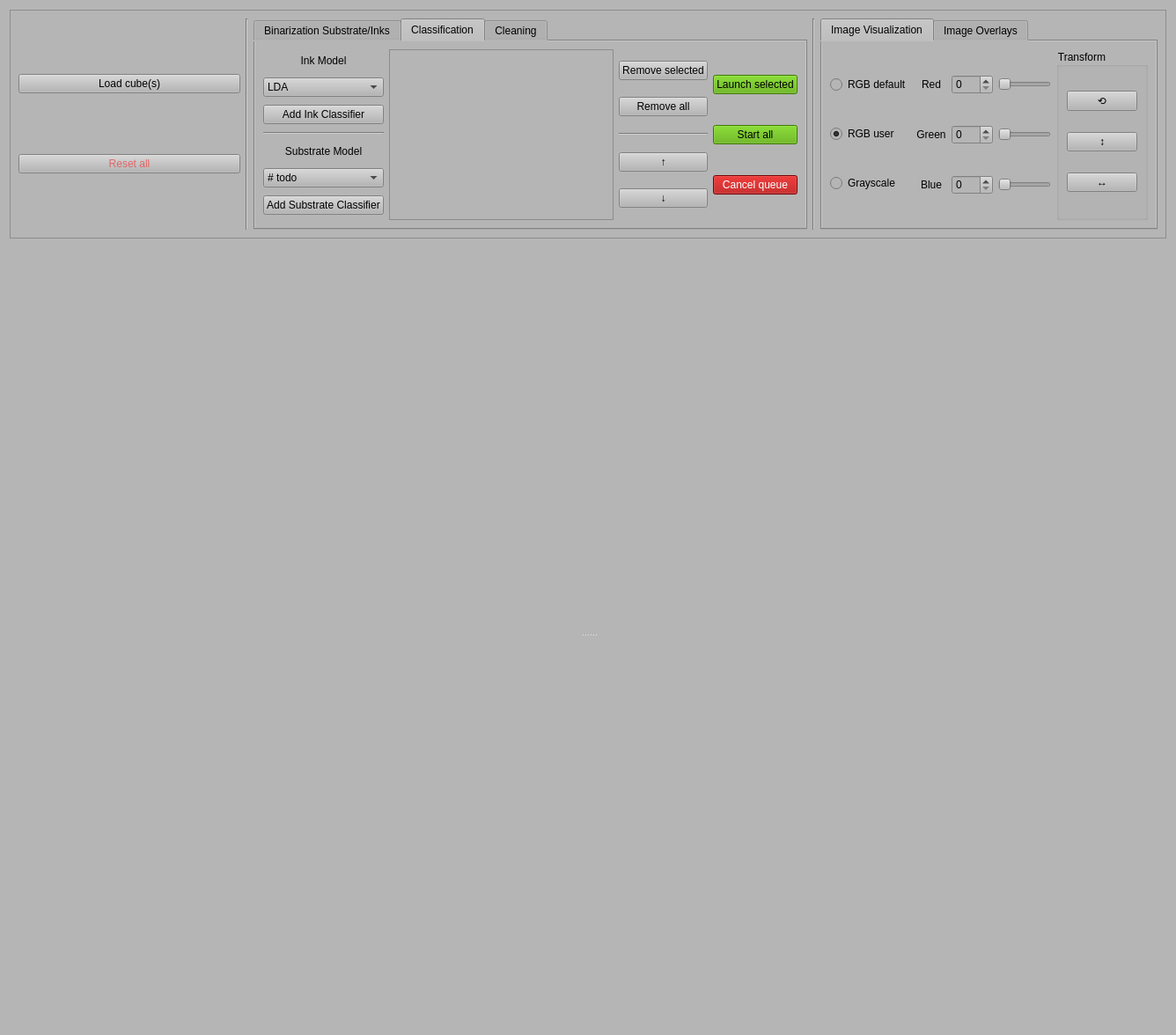
<?xml version="1.0" encoding="UTF-8"?>
<ui version="4.0">
 <class>IdentificationWidget</class>
 <widget class="QWidget" name="IdentificationWidget">
  <property name="geometry">
   <rect>
    <x>0</x>
    <y>0</y>
    <width>1336</width>
    <height>1176</height>
   </rect>
  </property>
  <property name="sizePolicy">
   <sizepolicy hsizetype="Preferred" vsizetype="Fixed">
    <horstretch>0</horstretch>
    <verstretch>0</verstretch>
   </sizepolicy>
  </property>
  <property name="styleSheet">
   <string notr="true">background-color: rgb(181, 181, 181);</string>
  </property>
  <layout class="QVBoxLayout" name="verticalLayout" stretch="0,6">
   <item>
    <widget class="QFrame" name="frame">
     <property name="autoFillBackground">
      <bool>false</bool>
     </property>
     <property name="frameShape">
      <enum>QFrame::StyledPanel</enum>
     </property>
     <property name="frameShadow">
      <enum>QFrame::Raised</enum>
     </property>
     <layout class="QHBoxLayout" name="horizontalLayout_2" stretch="2,1,5,1,3">
      <item>
       <layout class="QVBoxLayout" name="verticalLayout_7">
        <item>
         <widget class="QPushButton" name="pushButton_load">
          <property name="text">
           <string>Load cube(s)</string>
          </property>
         </widget>
        </item>
        <item>
         <widget class="QPushButton" name="pushButton_reset">
          <property name="toolTip">
           <string>Reset all data loaded in the tool.</string>
          </property>
          <property name="styleSheet">
           <string notr="true">color: rgba(255, 0, 0, 125);</string>
          </property>
          <property name="text">
           <string>Reset all</string>
          </property>
         </widget>
        </item>
       </layout>
      </item>
      <item>
       <widget class="Line" name="line_4">
        <property name="orientation">
         <enum>Qt::Vertical</enum>
        </property>
       </widget>
      </item>
      <item>
       <widget class="QTabWidget" name="tabWidget">
        <property name="currentIndex">
         <number>1</number>
        </property>
        <widget class="QWidget" name="tabWidgetPage2">
         <attribute name="title">
          <string>Binarization Substrate/Inks</string>
         </attribute>
         <layout class="QVBoxLayout" name="verticalLayout_5">
          <item>
           <layout class="QGridLayout" name="gridLayout">
            <item row="0" column="0">
             <widget class="QLabel" name="label_bin_algorith_choice">
              <property name="text">
               <string>Binarization algorithm : </string>
              </property>
              <property name="alignment">
               <set>Qt::AlignCenter</set>
              </property>
             </widget>
            </item>
            <item row="0" column="1">
             <widget class="QComboBox" name="comboBox_bin_algorith_choice">
              <item>
               <property name="text">
                <string>Bradley</string>
               </property>
              </item>
              <item>
               <property name="text">
                <string>Wolf</string>
               </property>
              </item>
              <item>
               <property name="text">
                <string>Sauvola</string>
               </property>
              </item>
              <item>
               <property name="text">
                <string>Otsu</string>
               </property>
              </item>
              <item>
               <property name="text">
                <string>Niblack</string>
               </property>
              </item>
             </widget>
            </item>
            <item row="1" column="0">
             <widget class="QLabel" name="label_bin_k">
              <property name="maximumSize">
               <size>
                <width>16777215</width>
                <height>20</height>
               </size>
              </property>
              <property name="text">
               <string>k</string>
              </property>
              <property name="alignment">
               <set>Qt::AlignCenter</set>
              </property>
             </widget>
            </item>
            <item row="1" column="1">
             <widget class="QLabel" name="label_padding_mode">
              <property name="maximumSize">
               <size>
                <width>16777215</width>
                <height>20</height>
               </size>
              </property>
              <property name="text">
               <string>Padding</string>
              </property>
              <property name="alignment">
               <set>Qt::AlignCenter</set>
              </property>
             </widget>
            </item>
            <item row="1" column="2">
             <widget class="QLabel" name="label_bin_window_size">
              <property name="maximumSize">
               <size>
                <width>16777215</width>
                <height>20</height>
               </size>
              </property>
              <property name="text">
               <string>window</string>
              </property>
             </widget>
            </item>
            <item row="2" column="0">
             <widget class="QDoubleSpinBox" name="doubleSpinBox_bin_k">
              <property name="singleStep">
               <double>0.100000000000000</double>
              </property>
              <property name="value">
               <double>10.000000000000000</double>
              </property>
             </widget>
            </item>
            <item row="2" column="1">
             <widget class="QComboBox" name="comboBox_padding_mode">
              <item>
               <property name="text">
                <string>replicate</string>
               </property>
              </item>
              <item>
               <property name="text">
                <string>symmetric</string>
               </property>
              </item>
              <item>
               <property name="text">
                <string>circular</string>
               </property>
              </item>
              <item>
               <property name="text">
                <string>constant</string>
               </property>
              </item>
             </widget>
            </item>
            <item row="2" column="2">
             <widget class="QSpinBox" name="spinBox_bin_window_size">
              <property name="value">
               <number>3</number>
              </property>
             </widget>
            </item>
            <item row="3" column="0" colspan="3">
             <widget class="QPushButton" name="pushButton_launch_bin">
              <property name="text">
               <string>Launch Binarization</string>
              </property>
             </widget>
            </item>
           </layout>
          </item>
         </layout>
        </widget>
        <widget class="QWidget" name="tab">
         <attribute name="title">
          <string>Classification</string>
         </attribute>
         <layout class="QHBoxLayout" name="horizontalLayout">
          <item>
           <layout class="QVBoxLayout" name="verticalLayout_4">
            <item>
             <widget class="QLabel" name="label_clas_ink_model">
              <property name="maximumSize">
               <size>
                <width>16777215</width>
                <height>20</height>
               </size>
              </property>
              <property name="text">
               <string>Ink Model</string>
              </property>
              <property name="alignment">
               <set>Qt::AlignCenter</set>
              </property>
             </widget>
            </item>
            <item>
             <widget class="QComboBox" name="comboBox_clas_ink_model">
              <item>
               <property name="text">
                <string>LDA</string>
               </property>
              </item>
              <item>
               <property name="text">
                <string>KNN</string>
               </property>
              </item>
              <item>
               <property name="text">
                <string>RDF</string>
               </property>
              </item>
              <item>
               <property name="text">
                <string>SVM</string>
               </property>
              </item>
              <item>
               <property name="text">
                <string>CNN 1D</string>
               </property>
              </item>
             </widget>
            </item>
            <item>
             <widget class="QPushButton" name="pushButton_clas_add_ink">
              <property name="text">
               <string>Add Ink Classifier</string>
              </property>
             </widget>
            </item>
            <item>
             <widget class="Line" name="line_2">
              <property name="orientation">
               <enum>Qt::Horizontal</enum>
              </property>
             </widget>
            </item>
            <item>
             <widget class="QLabel" name="label_clas_substrate_model">
              <property name="maximumSize">
               <size>
                <width>16777215</width>
                <height>20</height>
               </size>
              </property>
              <property name="text">
               <string>Substrate Model</string>
              </property>
              <property name="alignment">
               <set>Qt::AlignCenter</set>
              </property>
             </widget>
            </item>
            <item>
             <widget class="QComboBox" name="comboBox_clas_substrate_model">
              <item>
               <property name="text">
                <string># todo</string>
               </property>
              </item>
             </widget>
            </item>
            <item>
             <widget class="QPushButton" name="pushButton_clas_add_substrate">
              <property name="text">
               <string>Add Substrate Classifier</string>
              </property>
             </widget>
            </item>
           </layout>
          </item>
          <item>
           <widget class="QTableWidget" name="tableWidget_classificationList"/>
          </item>
          <item>
           <layout class="QVBoxLayout" name="verticalLayout_3">
            <item>
             <widget class="QPushButton" name="pushButton_clas_remove">
              <property name="text">
               <string>Remove selected</string>
              </property>
             </widget>
            </item>
            <item>
             <widget class="QPushButton" name="pushButton_clas_remove_all">
              <property name="text">
               <string>Remove all</string>
              </property>
             </widget>
            </item>
            <item>
             <widget class="Line" name="line_3">
              <property name="orientation">
               <enum>Qt::Horizontal</enum>
              </property>
             </widget>
            </item>
            <item>
             <widget class="QPushButton" name="pushButton_clas_up">
              <property name="text">
               <string>↑</string>
              </property>
             </widget>
            </item>
            <item>
             <widget class="QPushButton" name="pushButton_clas_down">
              <property name="text">
               <string>↓</string>
              </property>
             </widget>
            </item>
           </layout>
          </item>
          <item>
           <layout class="QVBoxLayout" name="verticalLayout_6">
            <item>
             <widget class="QPushButton" name="pushButton_clas_start_selected">
              <property name="styleSheet">
               <string notr="true">background-color: rgb(85, 170, 0);</string>
              </property>
              <property name="text">
               <string>Launch selected</string>
              </property>
             </widget>
            </item>
            <item>
             <widget class="QPushButton" name="pushButton_clas_start">
              <property name="styleSheet">
               <string notr="true">background-color: rgb(85, 170, 0);</string>
              </property>
              <property name="text">
               <string>Start all</string>
              </property>
             </widget>
            </item>
            <item>
             <widget class="QPushButton" name="pushButton_clas_stop">
              <property name="styleSheet">
               <string notr="true">background-color: rgb(170, 0, 0);
color: rgb(255, 255, 255);</string>
              </property>
              <property name="text">
               <string>Cancel queue</string>
              </property>
             </widget>
            </item>
           </layout>
          </item>
         </layout>
        </widget>
        <widget class="QWidget" name="tab_2">
         <attribute name="title">
          <string>Cleaning</string>
         </attribute>
         <layout class="QHBoxLayout" name="horizontalLayout_3">
          <item>
           <widget class="QLabel" name="label">
            <property name="text">
             <string># TO DO</string>
            </property>
            <property name="alignment">
             <set>Qt::AlignCenter</set>
            </property>
           </widget>
          </item>
         </layout>
        </widget>
       </widget>
      </item>
      <item>
       <widget class="Line" name="line">
        <property name="orientation">
         <enum>Qt::Vertical</enum>
        </property>
       </widget>
      </item>
      <item>
       <widget class="QTabWidget" name="tabWidget_2">
        <property name="currentIndex">
         <number>0</number>
        </property>
        <widget class="QWidget" name="tabWidgetPage1_2">
         <attribute name="title">
          <string>Image Visualization</string>
         </attribute>
         <layout class="QHBoxLayout" name="horizontalLayout_5">
          <item>
           <layout class="QHBoxLayout" name="horizontalLayout_6">
            <item>
             <layout class="QVBoxLayout" name="verticalLayout_8">
              <item>
               <widget class="QRadioButton" name="radioButton_rgb_default">
                <property name="text">
                 <string>RGB default</string>
                </property>
                <property name="checked">
                 <bool>false</bool>
                </property>
               </widget>
              </item>
              <item>
               <widget class="QRadioButton" name="radioButton_rgb_user">
                <property name="enabled">
                 <bool>true</bool>
                </property>
                <property name="text">
                 <string>RGB user</string>
                </property>
                <property name="checked">
                 <bool>true</bool>
                </property>
               </widget>
              </item>
              <item>
               <widget class="QRadioButton" name="radioButton_grayscale">
                <property name="text">
                 <string>Grayscale</string>
                </property>
               </widget>
              </item>
             </layout>
            </item>
            <item>
             <layout class="QGridLayout" name="gridLayout_RGBchannels_4">
              <item row="1" column="1">
               <widget class="QSpinBox" name="spinBox_green_channel">
                <property name="maximum">
                 <number>149</number>
                </property>
                <property name="value">
                 <number>0</number>
                </property>
               </widget>
              </item>
              <item row="2" column="3">
               <widget class="QSlider" name="horizontalSlider_blue_channel">
                <property name="maximum">
                 <number>149</number>
                </property>
                <property name="value">
                 <number>0</number>
                </property>
                <property name="orientation">
                 <enum>Qt::Horizontal</enum>
                </property>
               </widget>
              </item>
              <item row="0" column="1">
               <widget class="QSpinBox" name="spinBox_red_channel">
                <property name="maximum">
                 <number>149</number>
                </property>
                <property name="singleStep">
                 <number>1</number>
                </property>
                <property name="value">
                 <number>0</number>
                </property>
               </widget>
              </item>
              <item row="2" column="0">
               <widget class="QLabel" name="label_blue_channel">
                <property name="text">
                 <string>Blue</string>
                </property>
                <property name="alignment">
                 <set>Qt::AlignCenter</set>
                </property>
               </widget>
              </item>
              <item row="0" column="0">
               <widget class="QLabel" name="label_red_channel">
                <property name="text">
                 <string>Red</string>
                </property>
                <property name="alignment">
                 <set>Qt::AlignCenter</set>
                </property>
               </widget>
              </item>
              <item row="2" column="1">
               <widget class="QSpinBox" name="spinBox_blue_channel">
                <property name="maximum">
                 <number>149</number>
                </property>
                <property name="value">
                 <number>0</number>
                </property>
               </widget>
              </item>
              <item row="1" column="3">
               <widget class="QSlider" name="horizontalSlider_green_channel">
                <property name="maximum">
                 <number>149</number>
                </property>
                <property name="value">
                 <number>0</number>
                </property>
                <property name="orientation">
                 <enum>Qt::Horizontal</enum>
                </property>
               </widget>
              </item>
              <item row="1" column="0">
               <widget class="QLabel" name="label_green_channel">
                <property name="text">
                 <string>Green</string>
                </property>
                <property name="alignment">
                 <set>Qt::AlignCenter</set>
                </property>
               </widget>
              </item>
              <item row="0" column="3">
               <widget class="QSlider" name="horizontalSlider_red_channel">
                <property name="minimumSize">
                 <size>
                  <width>60</width>
                  <height>0</height>
                 </size>
                </property>
                <property name="maximum">
                 <number>149</number>
                </property>
                <property name="value">
                 <number>0</number>
                </property>
                <property name="orientation">
                 <enum>Qt::Horizontal</enum>
                </property>
               </widget>
              </item>
             </layout>
            </item>
            <item>
             <widget class="QGroupBox" name="groupBox_4">
              <property name="title">
               <string>Transform</string>
              </property>
              <layout class="QVBoxLayout" name="verticalLayout_11">
               <item>
                <widget class="QPushButton" name="pushButton_rotate">
                 <property name="toolTip">
                  <string>Rotate cube</string>
                 </property>
                 <property name="autoFillBackground">
                  <bool>false</bool>
                 </property>
                 <property name="styleSheet">
                  <string notr="true">font: 12pt &quot;Trebuchet MS&quot;;</string>
                 </property>
                 <property name="text">
                  <string notr="true">⟲</string>
                 </property>
                </widget>
               </item>
               <item>
                <widget class="QPushButton" name="pushButton_flip_v">
                 <property name="toolTip">
                  <string>Flip cube verticaly</string>
                 </property>
                 <property name="styleSheet">
                  <string notr="true">font: 12pt &quot;Trebuchet MS&quot;;</string>
                 </property>
                 <property name="text">
                  <string>↕</string>
                 </property>
                </widget>
               </item>
               <item>
                <widget class="QPushButton" name="pushButton_flip_h">
                 <property name="baseSize">
                  <size>
                   <width>16</width>
                   <height>0</height>
                  </size>
                 </property>
                 <property name="toolTip">
                  <string>Flip cube hoizontaly</string>
                 </property>
                 <property name="styleSheet">
                  <string notr="true">font: 12pt &quot;Trebuchet MS&quot;;</string>
                 </property>
                 <property name="text">
                  <string>↔</string>
                 </property>
                </widget>
               </item>
              </layout>
             </widget>
            </item>
           </layout>
          </item>
         </layout>
        </widget>
        <widget class="QWidget" name="tabWidgetPage2_2">
         <attribute name="title">
          <string>Image Overlays</string>
         </attribute>
         <layout class="QVBoxLayout" name="verticalLayout_9">
          <item>
           <layout class="QGridLayout" name="gridLayout_2">
            <item row="0" column="2">
             <widget class="QComboBox" name="comboBox_clas_show_model"/>
            </item>
            <item row="1" column="0" colspan="3">
             <widget class="QLabel" name="label_overlay_transparency">
              <property name="maximumSize">
               <size>
                <width>16777215</width>
                <height>20</height>
               </size>
              </property>
              <property name="text">
               <string>Result map transparency</string>
              </property>
              <property name="alignment">
               <set>Qt::AlignCenter</set>
              </property>
             </widget>
            </item>
            <item row="0" column="0">
             <widget class="QRadioButton" name="radioButton_overlay_binary">
              <property name="text">
               <string>Binary</string>
              </property>
             </widget>
            </item>
            <item row="0" column="1">
             <widget class="QRadioButton" name="radioButton_overlay_identification">
              <property name="text">
               <string>Classification</string>
              </property>
              <property name="checked">
               <bool>true</bool>
              </property>
             </widget>
            </item>
            <item row="2" column="0" colspan="3">
             <widget class="QSlider" name="horizontalSlider_overlay_transparency">
              <property name="minimumSize">
               <size>
                <width>60</width>
                <height>0</height>
               </size>
              </property>
              <property name="toolTip">
               <string>Choose transparency of GT image overlay on cube representation.</string>
              </property>
              <property name="maximum">
               <number>100</number>
              </property>
              <property name="value">
               <number>0</number>
              </property>
              <property name="sliderPosition">
               <number>0</number>
              </property>
              <property name="orientation">
               <enum>Qt::Horizontal</enum>
              </property>
             </widget>
            </item>
            <item row="3" column="0" colspan="3">
             <widget class="QPushButton" name="pushButton_save_map">
              <property name="toolTip">
               <string>Save segmented image and Ground Truth information in metadata of hypercube file</string>
              </property>
              <property name="text">
               <string>Save active map</string>
              </property>
             </widget>
            </item>
           </layout>
          </item>
         </layout>
        </widget>
       </widget>
      </item>
     </layout>
    </widget>
   </item>
   <item>
    <widget class="QFrame" name="frame_2">
     <property name="frameShape">
      <enum>QFrame::NoFrame</enum>
     </property>
     <property name="frameShadow">
      <enum>QFrame::Plain</enum>
     </property>
     <property name="lineWidth">
      <number>0</number>
     </property>
     <layout class="QHBoxLayout" name="horizontalLayout_4">
      <item>
       <widget class="QSplitter" name="splitter">
        <property name="styleSheet">
         <string notr="true">border-color: rgb(100, 100, 100);</string>
        </property>
        <property name="frameShape">
         <enum>QFrame::NoFrame</enum>
        </property>
        <property name="frameShadow">
         <enum>QFrame::Raised</enum>
        </property>
        <property name="lineWidth">
         <number>2</number>
        </property>
        <property name="midLineWidth">
         <number>2</number>
        </property>
        <property name="orientation">
         <enum>Qt::Horizontal</enum>
        </property>
        <widget class="QFrame" name="verticalFrame">
         <layout class="QVBoxLayout" name="verticalLayout_2">
          <item>
           <widget class="QSplitter" name="splitter_2">
            <property name="orientation">
             <enum>Qt::Vertical</enum>
            </property>
            <widget class="QWidget" name="viewer_left" native="true">
             <property name="toolTip">
              <string>Promote to ZoomableGraphicsView</string>
             </property>
            </widget>
            <widget class="QWidget" name="viewer_right" native="true">
             <property name="toolTip">
              <string>Promote to ZoomableGraphicsView</string>
             </property>
            </widget>
           </widget>
          </item>
         </layout>
        </widget>
       </widget>
      </item>
     </layout>
    </widget>
   </item>
  </layout>
 </widget>
 <resources/>
 <connections/>
</ui>
